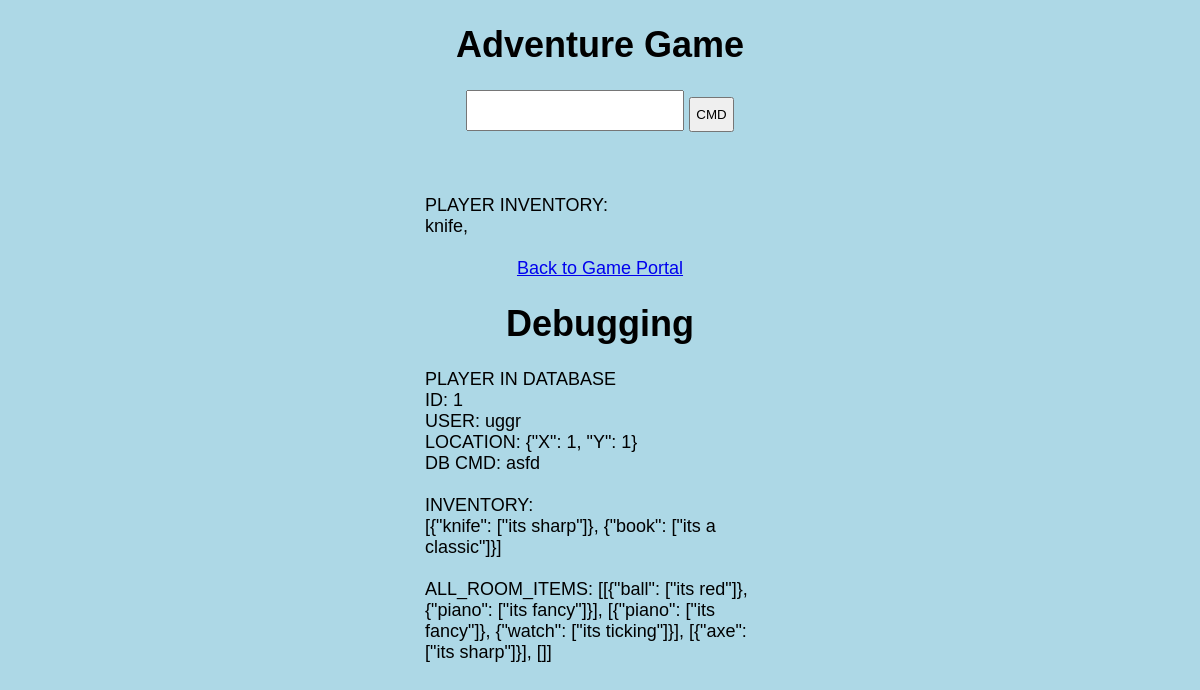
The page /game/1 on the database as committed earlier.
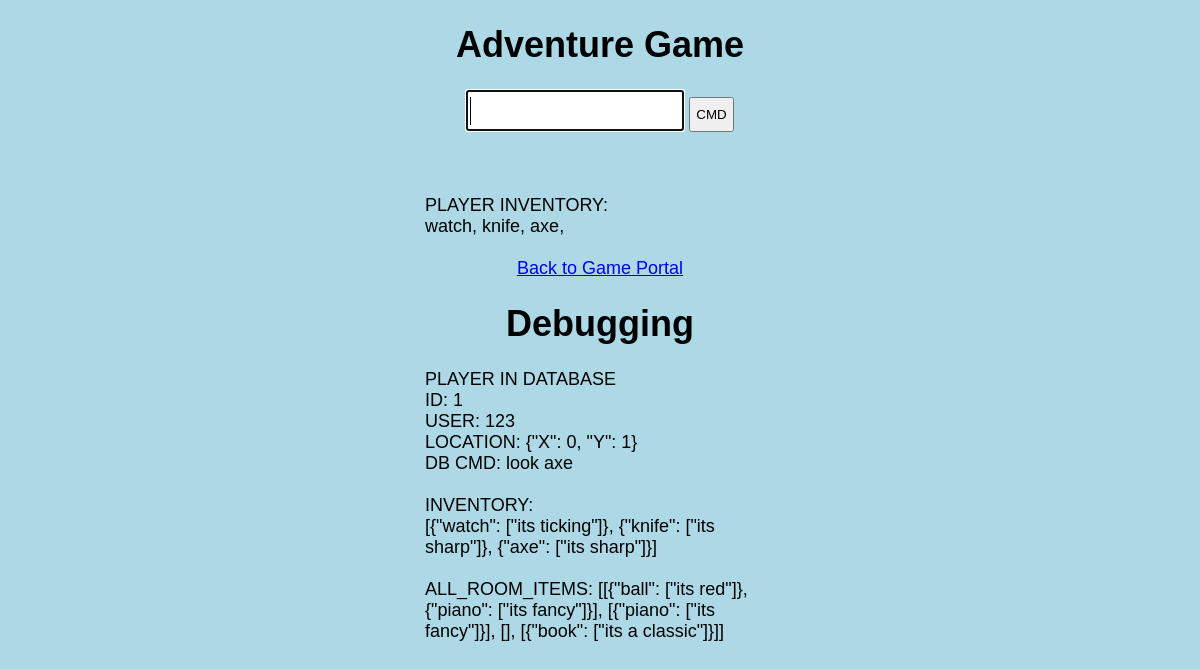
The same page on the database as committed later.
### app.py (models this page shows, shortened)
class DB_Player(db.Model):
    id = db.Column(db.Integer, primary_key=True)
    username = db.Column(db.String(30), nullable=False)
    location = db.Column(db.String(30), nullable=True)
    player_inventory = db.Column(db.String(500), nullable=True)
    room_inventory = db.Column(db.String(3000), nullable=True)
    cmd_info = db.Column(db.String(30), nullable=True)
    date_create = db.Column(db.DateTime, default=datetime.utcnow)

### app.py (the view)
@app.route('/game/<int:id>', methods=['GET','POST'])
def game(id):
    try:
        db_player = DB_Player.query.get_or_404(id)
    except:
        return 'issues getting player thru id'
    cmd = ""
    my_ctrl.load_stuff(db_player)
    if request.method == 'POST':
        cmd = request.form['cmd']
        cmd_info = my_ctrl.parse_it(cmd.lower())
        my_ctrl.run_the_cmd(cmd_info)
        player_loc_dumped, player_inventory_dumped, rooms_inventories_dumped = my_ctrl.save_stuff()
        db_player.location = player_loc_dumped
        db_player.player_inventory = player_inventory_dumped
        db_player.room_inventory = rooms_inventories_dumped
        try:
            db.session.commit()
            return redirect(url_for('game',id=db_player.id))
        except:
            return 'issues saving cmd and redirecting'
    else:
        debug1 = my_ctrl.room_info
        return render_template('game.html', cmd=cmd , db_player=db_player, debug1= debug1, player_inv= my_ctrl.player.inventory)

### templates/game.html (shortened to what this page needs)
{% extends 'base.html' %}
{% block body %}
<div class="content">
    <h1 style="text-align: center">Adventure Game</h1>
    <div class="form">
        <form action="/game/{{db_player.id}}" method="POST" style="text-align: center">
            <input class="input-element" type="text" name="cmd" id="cmd" autofocus autocomplete="off" required>
            <input class="button" type="submit" value="CMD">
        </form>
    </div>
    <br>
    <br>
    <br>
    <div>PLAYER INVENTORY:</div>
    {% if player_inv %}
        {% for item in player_inv %}
            {{  item.name }},
        {% endfor %}
    {% endif %}
    <br>
    <br>
    <div style="text-align: center"><a  href="{{ url_for('index') }}">Back to Game Portal</a></div>
    <h1 style="text-align: center">Debugging</h1>
    <div>PLAYER IN DATABASE</div>
    <div>ID: {{ db_player['id'] }}</div>
    <div>USER: {{ db_player['username'] }}</div>
    <div>LOCATION: {{ db_player['location'] }}</div>
    <div>DB CMD: {{ db_player['cmd_info'] }}</div>
    <br>
    <div>INVENTORY:</div>
    <div>{{ db_player['player_inventory'] }}</div>
    <br>
    <div>ALL_ROOM_ITEMS: {{ db_player['room_inventory'] }}</div>
    <br>
    <br>
</div>
{% endblock %}

### templates/base.html (shortened to what this page needs)
<!DOCTYPE html>
<html lang="en">
  <head>
    <link rel="stylesheet" href="{{ url_for('static', filename='css/main.css') }}">
  </head>
  <body>
    {% block body %}{% endblock %}
  </body>
</html>

### static/css/main.css (style rules this page uses)
body, html { margin: 0; font-family: sans-serif; background-color: lightblue; }
.content { margin: 0 auto; width: 350px; font-size: 18px; }
.form { margin-top: 20px; }
.input-element { font-size: 25px; height: 35px; width:60%; }
.button { height: 35px; text-align: center; padding: 5px; }

Rows that differ between the two databases and show on the page:
changed DB_Player id 1: username "uggr" → "123"; location "{\"X\": 1, \"Y\": 1}" → "{\"X\": 0, \"Y\": 1}"; cmd_info "asfd" → "look axe"; player_inventory "[{\"knife\": [\"its sharp\"]}, {\"book\": [\"its a classic\"]}]" → "[{\"watch\": [\"its ticking\"]}, {\"knife\": [\"its sharp\"]}, {\"axe\": [\"its sharp\"]}]"; room_inventory "[[{\"ball\": [\"its red\"]}, {\"piano\": [\"its fancy\"]}], [{\"piano\": [\"its fancy\"]}, {\"watch\": [\"its ticking\"]}], [{\"axe\": [\"its sharp\"]}], []]" → "[[{\"ball\": [\"its red\"]}, {\"piano\": [\"its fancy\"]}], [{\"piano\": [\"its fancy\"]}], [], [{\"book\": [\"its a classic\"]}]]"
Other text that changed with them:
new list line: "watch ,"
new list line: "axe ,"
